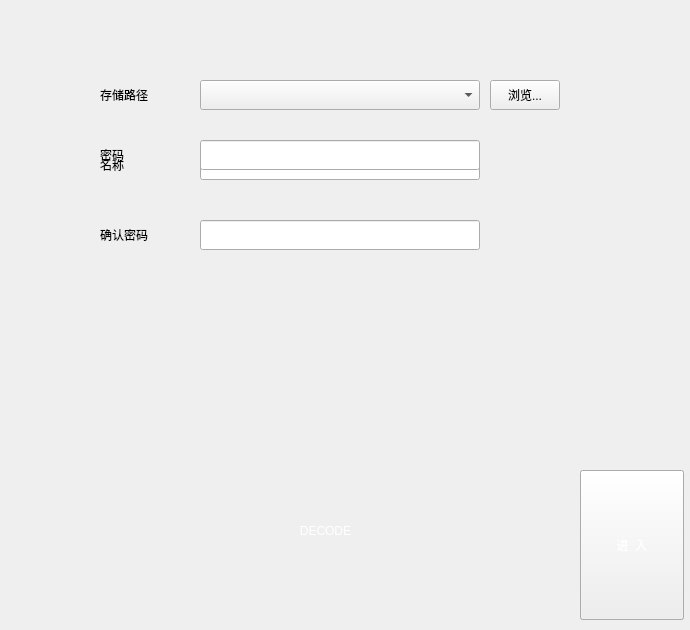
<?xml version="1.0" encoding="UTF-8"?>
<ui version="4.0">
 <class>Register_Widget</class>
 <widget class="QWidget" name="Register_Widget">
  <property name="geometry">
   <rect>
    <x>0</x>
    <y>0</y>
    <width>690</width>
    <height>630</height>
   </rect>
  </property>
  <property name="windowTitle">
   <string>Form</string>
  </property>
  <widget class="QLabel" name="back">
   <property name="geometry">
    <rect>
     <x>10</x>
     <y>590</y>
     <width>61</width>
     <height>40</height>
    </rect>
   </property>
   <property name="styleSheet">
    <string notr="true">font: 20pt &quot;黑体&quot;;
border-image: url(:/backcaption.png);</string>
   </property>
   <property name="text">
    <string/>
   </property>
  </widget>
  <widget class="QLabel" name="path">
   <property name="geometry">
    <rect>
     <x>100</x>
     <y>80</y>
     <width>91</width>
     <height>30</height>
    </rect>
   </property>
   <property name="styleSheet">
    <string notr="true">font: 16pt &quot;黑体&quot;;</string>
   </property>
   <property name="text">
    <string>存储路径</string>
   </property>
  </widget>
  <widget class="QComboBox" name="dircomboBox">
   <property name="geometry">
    <rect>
     <x>200</x>
     <y>80</y>
     <width>280</width>
     <height>30</height>
    </rect>
   </property>
   <property name="styleSheet">
    <string notr="true">font: 10pt &quot;Arial&quot;;</string>
   </property>
  </widget>
  <widget class="QToolButton" name="search">
   <property name="geometry">
    <rect>
     <x>490</x>
     <y>80</y>
     <width>70</width>
     <height>30</height>
    </rect>
   </property>
   <property name="styleSheet">
    <string notr="true">font: 10pt &quot;黑体&quot;;</string>
   </property>
   <property name="text">
    <string>浏览...</string>
   </property>
  </widget>
  <widget class="QLineEdit" name="name_input">
   <property name="geometry">
    <rect>
     <x>200</x>
     <y>150</y>
     <width>280</width>
     <height>30</height>
    </rect>
   </property>
  </widget>
  <widget class="QLineEdit" name="code_input">
   <property name="geometry">
    <rect>
     <x>200</x>
     <y>140</y>
     <width>280</width>
     <height>30</height>
    </rect>
   </property>
   <property name="text">
    <string/>
   </property>
  </widget>
  <widget class="QLineEdit" name="recode_input">
   <property name="geometry">
    <rect>
     <x>200</x>
     <y>220</y>
     <width>280</width>
     <height>30</height>
    </rect>
   </property>
  </widget>
  <widget class="QLabel" name="name">
   <property name="geometry">
    <rect>
     <x>100</x>
     <y>150</y>
     <width>91</width>
     <height>30</height>
    </rect>
   </property>
   <property name="styleSheet">
    <string notr="true">font: 16pt &quot;黑体&quot;;</string>
   </property>
   <property name="text">
    <string>名称</string>
   </property>
  </widget>
  <widget class="QLabel" name="code">
   <property name="geometry">
    <rect>
     <x>100</x>
     <y>140</y>
     <width>91</width>
     <height>30</height>
    </rect>
   </property>
   <property name="styleSheet">
    <string notr="true">font: 16pt &quot;黑体&quot;;</string>
   </property>
   <property name="text">
    <string>密码</string>
   </property>
  </widget>
  <widget class="QLabel" name="recode">
   <property name="geometry">
    <rect>
     <x>100</x>
     <y>220</y>
     <width>91</width>
     <height>30</height>
    </rect>
   </property>
   <property name="styleSheet">
    <string notr="true">font: 16pt &quot;黑体&quot;;</string>
   </property>
   <property name="text">
    <string>确认密码</string>
   </property>
  </widget>
  <widget class="QToolButton" name="confirm">
   <property name="geometry">
    <rect>
     <x>580</x>
     <y>470</y>
     <width>104</width>
     <height>150</height>
    </rect>
   </property>
   <property name="styleSheet">
    <string notr="true">border-image: url(:/confirm_button.png);
font: 24pt &quot;黑体&quot;;
color: rgb(255, 255, 255);</string>
   </property>
   <property name="text">
    <string>进  入</string>
   </property>
  </widget>
  <widget class="QLabel" name="picture">
   <property name="geometry">
    <rect>
     <x>100</x>
     <y>330</y>
     <width>105</width>
     <height>105</height>
    </rect>
   </property>
   <property name="text">
    <string/>
   </property>
  </widget>
  <widget class="QLabel" name="info">
   <property name="geometry">
    <rect>
     <x>220</x>
     <y>350</y>
     <width>311</width>
     <height>60</height>
    </rect>
   </property>
   <property name="text">
    <string/>
   </property>
  </widget>
  <widget class="QLabel" name="warning">
   <property name="geometry">
    <rect>
     <x>100</x>
     <y>320</y>
     <width>452</width>
     <height>254</height>
    </rect>
   </property>
   <property name="minimumSize">
    <size>
     <width>452</width>
     <height>254</height>
    </size>
   </property>
   <property name="styleSheet">
    <string notr="true">border-image: url(:/decode.png);</string>
   </property>
   <property name="text">
    <string/>
   </property>
  </widget>
  <widget class="QLabel" name="decode_label">
   <property name="geometry">
    <rect>
     <x>130</x>
     <y>505</y>
     <width>391</width>
     <height>51</height>
    </rect>
   </property>
   <property name="styleSheet">
    <string notr="true">font: 75 20pt &quot;Arial&quot;;
color: rgb(255, 255, 255);</string>
   </property>
   <property name="text">
    <string>DECODE</string>
   </property>
   <property name="alignment">
    <set>Qt::AlignCenter</set>
   </property>
  </widget>
  <widget class="QToolButton" name="confirm_close">
   <property name="geometry">
    <rect>
     <x>580</x>
     <y>470</y>
     <width>104</width>
     <height>150</height>
    </rect>
   </property>
   <property name="styleSheet">
    <string notr="true">border-image: url(:/confirm_button.png);
font: 24pt &quot;黑体&quot;;
color: rgb(255, 255, 255);</string>
   </property>
   <property name="text">
    <string>确  认</string>
   </property>
  </widget>
  <zorder>confirm_close</zorder>
  <zorder>confirm</zorder>
  <zorder>back</zorder>
  <zorder>path</zorder>
  <zorder>dircomboBox</zorder>
  <zorder>search</zorder>
  <zorder>name_input</zorder>
  <zorder>code_input</zorder>
  <zorder>recode_input</zorder>
  <zorder>name</zorder>
  <zorder>code</zorder>
  <zorder>recode</zorder>
  <zorder>picture</zorder>
  <zorder>info</zorder>
  <zorder>warning</zorder>
  <zorder>decode_label</zorder>
 </widget>
 <resources/>
 <connections/>
</ui>
